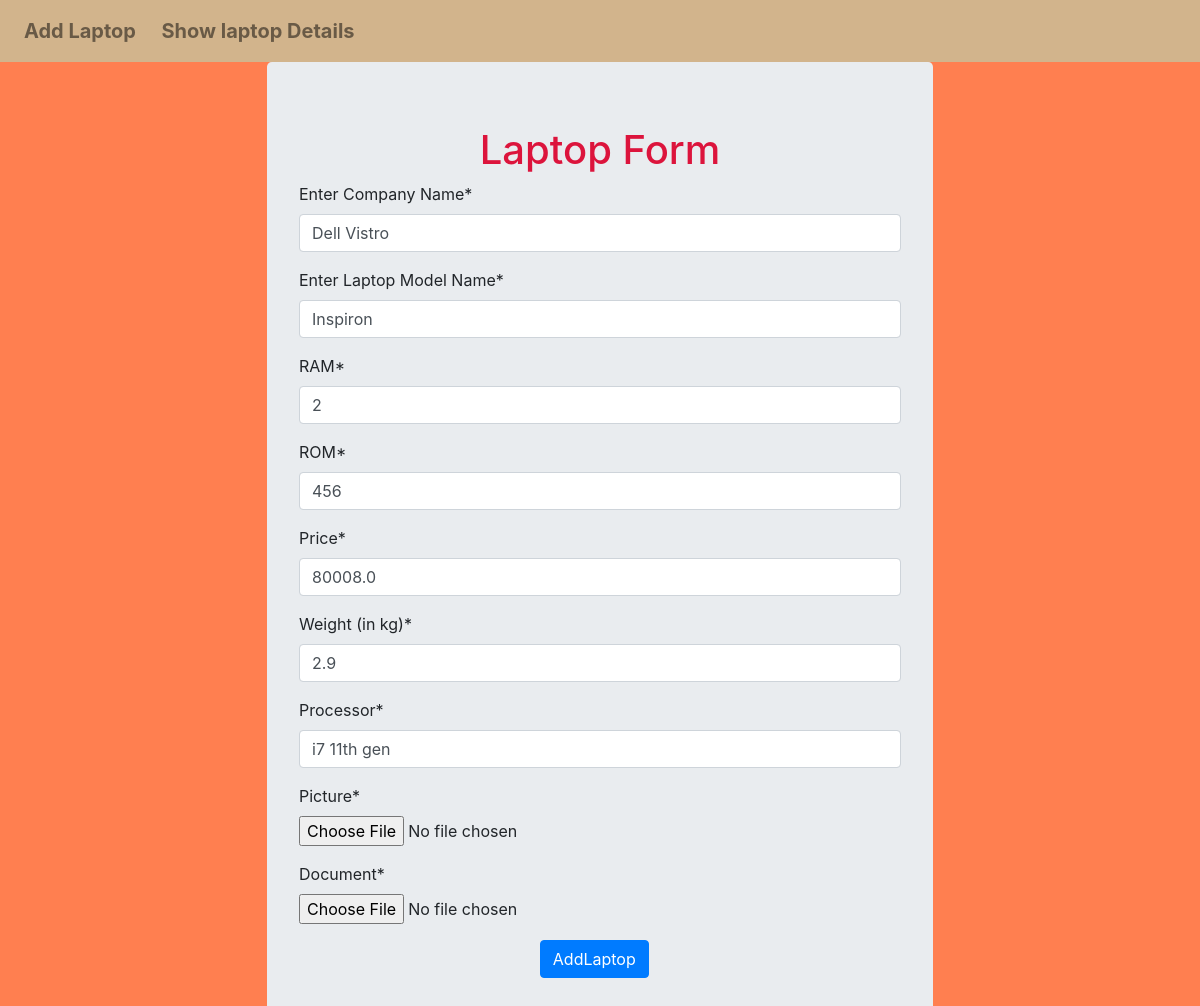
Page /laptop/update/2/ on the committed database.
### LaptopApp/models.py (models this page shows, shortened)
class Laptop(models.Model):
    company = models.CharField(max_length=20)
    model_name = models.CharField(max_length=20)
    ram = models.PositiveIntegerField()
    rom = models.PositiveIntegerField()
    price = models.FloatField()
    weight = models.FloatField()
    processor = models.CharField(max_length=35)
    picture = models.ImageField(upload_to='images', default='')
    document = models.FileField(upload_to='files', default='')

### LaptopApp/views.py (the view, shortened to what this page needs)
# urls.py: path('update/<int:i>/',views.LaptopUpdate.as_view(),name='update'),
class LaptopUpdate(View):
    def get(self,request,i):
        laptop = Laptop.objects.get(id=i)
        form = LaptopModelForm(instance=laptop)
        template_name = 'LaptopApp/laptop.html'
        context = {'form':form}
        return render(request, template_name, context)

### LaptopApp/forms.py (shortened to what this page needs)
class LaptopModelForm(forms.ModelForm):
    class Meta:
        model = Laptop
        fields = "__all__"
        labels = {
            'company':'Enter Company Name',
            'model_name':'Enter Laptop Model Name',
            'ram':'RAM',
            'rom':'ROM',
            'weight':'Weight (in kg)'
        }
        widgets = {
            'ram':forms.TextInput(attrs={'placeholder':'in GB'}),
            'rom':forms.TextInput(attrs={'placeholder':'in GB'}),
        }

### templates/LaptopApp/laptop.html (shortened to what this page needs)
{% extends "LaptopApp/base.html" %}
{% load crispy_forms_tags %}
{% block content %}
    <div class="container">
        <form method="post" class="jumbotron " enctype="multipart/form-data" style="margin:auto;width:60%">
            <h1 style="text-align:center;color:crimson">Laptop Form</h1>
            {{form | crispy}}
            <input type="submit" value="AddLaptop" class="btn btn-primary " style="margin-left:40%">
        </form>
    </div>
{% endblock %}

### rows in the picture
Laptop: company "Dell Vistro", model_name "Inspiron", ram "2", rom "456", price "80008.0", weight "2.9", processor "i7 11th gen"
